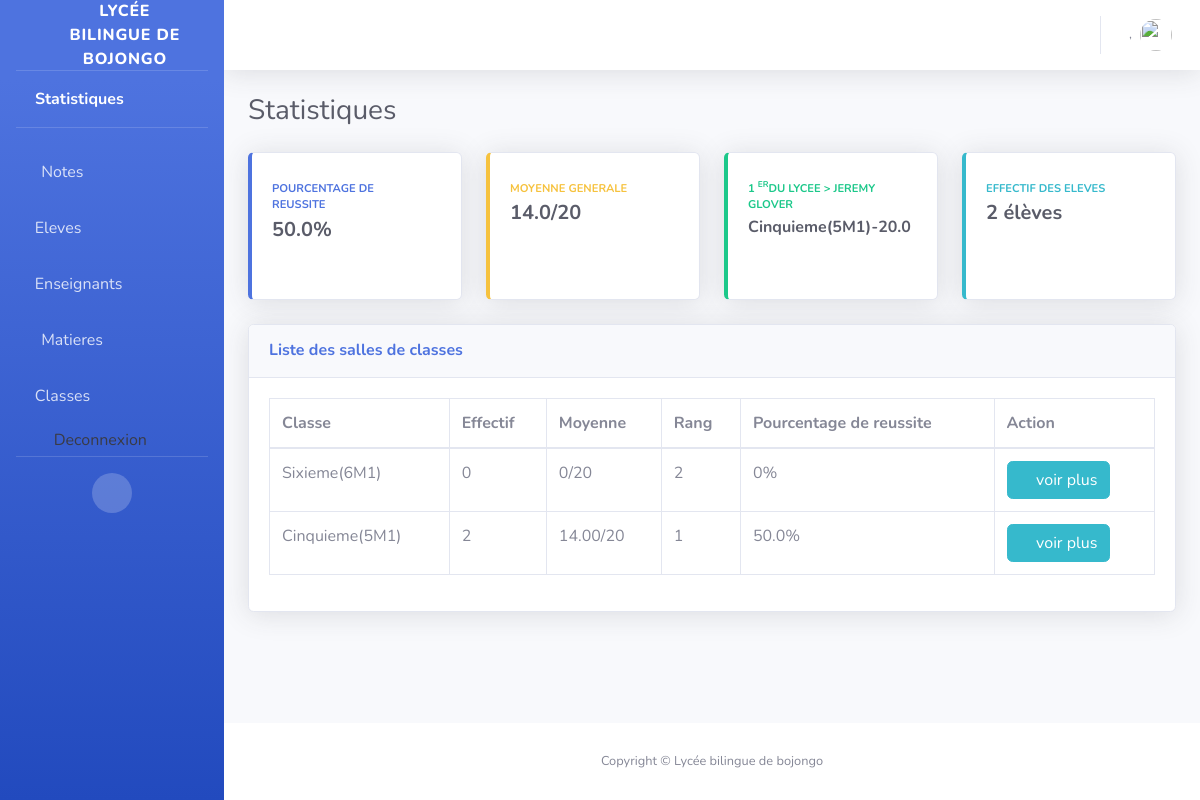
The page /bulletin/ on the database as committed earlier.
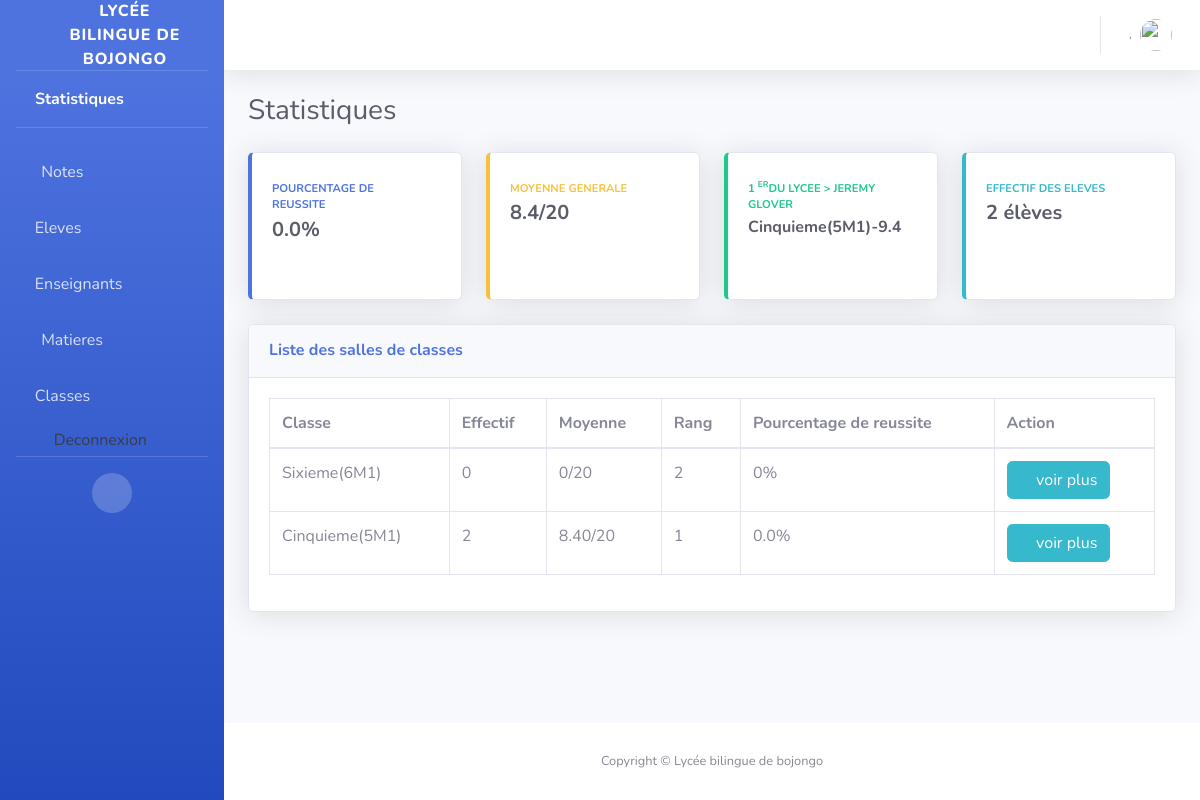
The same page on the database as committed later.
### admin_site/models.py (models this page shows, shortened)
class Eleve(models.Model):
    user = models.OneToOneField(CustomUser, on_delete=models.CASCADE, related_name="eleve_profile")
    classe = models.ForeignKey(Classe, on_delete=models.CASCADE, related_name="eleves")
    date_naissance = models.DateField(blank=True, null=True)
    lieu_naissance = models.CharField(max_length=255, default='douala')
    nom_pere = models.CharField(max_length=255)
    nom_mere = models.CharField(max_length=255)
    email_parent = models.EmailField()
    phone_parent = models.CharField(max_length=200)
    password=models.CharField(max_length=200)
    sexe = models.CharField(max_length=50, choices=[
        ("Masculin", "Masculin"),
        ("Feminin", "Feminin"),
    ], default="Feminin")
    @property
    def moyenne(self):
        type_sequence=1
        notes = self.notes.filter(
            evaluation__type_evaluation=type_sequence
        ).select_related('evaluation__matiere')
        if not notes.exists():
            return 0
        total = Decimal('0')
        total_coef = 0
        total = sum([float(note.note) * note.evaluation.matiere.coefficient for note in notes])
        total_coef = sum([note.evaluation.matiere.coefficient for note in notes])
        if total_coef == 0:
            return 0
        return round(total / total_coef, 2)

class Note(models.Model):
    evaluation = models.ForeignKey(Evaluation, on_delete=models.CASCADE, related_name="notes")
    note = models.DecimalField(max_digits=5, decimal_places=2)
    eleve = models.ForeignKey(Eleve, on_delete=models.CASCADE, related_name="notes")

class Evaluation(models.Model):
    matiere = models.ForeignKey(Matiere, on_delete=models.CASCADE, related_name="evaluations")
    classe = models.ForeignKey(Classe, on_delete=models.CASCADE, related_name="evaluations")
    type_evaluation = models.CharField(max_length=50, choices=[
        ("1", "Sequence 1"),
        ("2", "Sequence 2"),
    ])
    date = models.DateField(auto_now_add=True)
    class Meta:
        unique_together = ('classe', 'matiere', 'type_evaluation')

class Matiere(models.Model):
    nom = models.CharField(max_length=100)  # Ex: Mathématiques, Physique
    coefficient = models.PositiveIntegerField(default=1)
    enseignant = models.ForeignKey(Enseignant, on_delete=models.CASCADE, null=True, blank=True, related_name='enseignant_matiere')
    classe = models.ForeignKey(Classe, on_delete=models.CASCADE, null=True, blank=True)

class Classe(models.Model):
    libelle = models.CharField(max_length=255)
    code = models.CharField(max_length=255, unique=True)
    class Meta:
        unique_together = ('libelle', 'code')
    @property
    def eleve(self):
        return self.eleves.count()
    @property
    def moyenne_generale(self):
        eleves = self.eleves.all()
        if not eleves.exists():
            return 0
        total_moyennes = Decimal('0')
        nb_eleves = 0
        for eleve in eleves:
            moyenne = eleve.moyenne
            if moyenne > 0:  # Ne compter que les élèves qui ont des notes
                total_moyennes += Decimal(moyenne)
                nb_eleves += 1
        if nb_eleves == 0:
            return 0
        return round(total_moyennes / nb_eleves, 2)
    @property
    def pourcentage_reussite(self):
        seuil=10
        eleves = self.eleves.all()
        if not eleves.exists():
            return 0
        nb_eleves_avec_notes = 0
        nb_reussis = 0
        for eleve in eleves:
            moyenne = eleve.moyenne
            if moyenne > 0:  # Élève ayant au moins une note
                nb_eleves_avec_notes += 1
                if moyenne >= seuil:
                    nb_reussis += 1
        if nb_eleves_avec_notes == 0:
            return 0
        return round((nb_reussis / nb_eleves_avec_notes) * 100, 2)
    @property
    def rang(self):
        try:
            toutes_classes = Classe.objects.all()
            if not toutes_classes.exists():
                return None
            moyennes_classes = []
            for classe in toutes_classes:
                try:
                    moyenne = classe.moyenne_generale
                    moyenne = float(moyenne) if moyenne else 0
                except Exception:
                    moyenne = 0
                moyennes_classes.append({
                    'classe_id': classe.id,
                    'moyenne': moyenne
                })
            moyennes_classes.sort(key=lambda x: float(x['moyenne']), reverse=True)
            for i, item in enumerate(moyennes_classes, 1):
                if item['classe_id'] == self.id:
                    return i
            return None
        except Exception as e:
            print(f"Erreur dans le calcul du rang: {e}")
            return None
    def __str__(self):
        return f'{self.libelle}({self.code})'

### auth_app/models.py (models this page shows, shortened)
class CustomUser(AbstractUser):
    ROLE_CHOICES = (
        ("eleve", "Élève"),
        ("enseignant", "Enseignant"),
        ("admin", "Administrateur"),
    )
    role = models.CharField(max_length=20, choices=ROLE_CHOICES, default='eleve')
    matricule = models.CharField(max_length=50, unique=True)

### bulletin/views.py (the view)
# urls.py: path('',index, name='index'),
def index(request):
    eleves = Eleve.objects.select_related('classe', 'user').all()
    if not eleves.exists():
        return None
    meilleur_eleve = None
    meilleure_moyenne = 0
    for eleve in eleves:
        moyenne = eleve.moyenne
        if moyenne > meilleure_moyenne:
            meilleure_moyenne = moyenne
            meilleur_eleve = eleve
    """
    Calcule la moyenne générale de toutes les classes
    """
    classes = Classe.objects.all()
    if not classes.exists():
        return 0
    total_moyennes = Decimal('0')
    nb_classes = 0
    for classe in classes:
        moyenne = classe.moyenne_generale
        if moyenne > 0:
            total_moyennes += Decimal(str(moyenne))
            nb_classes += 1
    if nb_classes == 0:
        return 0
    moyenne_generale= round(float(total_moyennes) / nb_classes, 2)
    """
    Calcule le pourcentage de réussite du lycée
    seuil: note minimale pour considérer qu'un élève a réussi (par défaut 10/20)
    """
    eleves = Eleve.objects.all()
    if not eleves.exists():
        return 0
    nb_eleves_avec_notes = 0
    nb_eleves_reussis = 0
    for eleve in eleves:
        moyenne = eleve.moyenne
        if moyenne > 0:  # Élève ayant au moins une note
            nb_eleves_avec_notes += 1
            if moyenne >= 10:
                nb_eleves_reussis += 1
    if nb_eleves_avec_notes == 0:
        return 0
    pourcentage = round((nb_eleves_reussis / nb_eleves_avec_notes) * 100, 2)
    context = {
        'meilleur_eleve':meilleur_eleve,
        'eleve':Eleve.objects.count(),
        'enseignant':Enseignant.objects.count(),
        'classes':Classe.objects.all(),
        'moyenne_generale':moyenne_generale,
        'pourcentage':pourcentage
    }
    return render(request, 'classes.html', context)

### bulletin/templates/classes.html (shortened to what the changed rows need)
{% extends 'base.html' %}
{% block 'content' %}
<div class="d-sm-flex align-items-center justify-content-between mb-4">
    <h1 class="h3 mb-0 text-gray-800">Statistiques</h1>
</div>
<div class="row">
    <div class="col-xl-3 col-md-6 mb-4">
        <div class="card border-left-primary shadow h-100 py-2">
            <div class="card-body">
                <div class="row no-gutters align-items-center">
                    <div class="col mr-2">
                        <div class="text-xs font-weight-bold text-primary text-uppercase mb-1">
                            Pourcentage de reussite</div>
                        <div class="h5 mb-0 font-weight-bold text-gray-800">{{pourcentage}}%</div>
                    </div>
                </div>
            </div>
        </div>
    </div>
    <div class="col-xl-3 col-md-6 mb-4">
        <div class="card border-left-warning shadow h-100 py-2">
            <div class="card-body">
                <div class="row no-gutters align-items-center">
                    <div class="col mr-2">
                        <div class="text-xs font-weight-bold text-warning text-uppercase mb-1">
                            Moyenne generale</div>
                        <div class="h5 mb-0 font-weight-bold text-gray-800">{{moyenne_generale}}/20</div>
                    </div>
                </div>
            </div>
        </div>
    </div>
    <div class="col-xl-3 col-md-6 mb-4">
        <div class="card border-left-success shadow h-100 py-2">
            <div class="card-body">
                <div class="row no-gutters align-items-center">
                    <div class="col mr-2">
                        <div class="text-xs font-weight-bold text-success text-uppercase mb-1">
                            1 <sup>er</sup>du Lycee > {{meilleur_eleve.user.get_full_name}}</div>
                        <div class="h6 mb-0 font-weight-bold text-gray-800">{{meilleur_eleve.classe}}-{{meilleur_eleve.moyenne}}</div>
                    </div>
                </div>
            </div>
        </div>
    </div>
</div>
<div class="card shadow mb-4">
    <div class="card-body">
        <div class="table-responsive">
            <table class="table table-bordered" id="dataTable" width="100%" cellspacing="0">
                <thead>
                    <tr>
                        <th>Classe</th>
                        <th>Effectif</th>
                        <th>Moyenne</th>
                        <th>Rang</th>
                        <th>Pourcentage de reussite</th>
                        <th>Action</th>
                    </tr>
                </thead>
                <tbody>
                    {% for classe in classes %}
                    <tr>
                        <td>{{classe}}</td>
                        <td>{{classe.eleve}}</td>
                        <td>{{classe.moyenne_generale}}/20</td>
                        <td>{{classe.rang}}</td>
                        <td>{{classe.pourcentage_reussite}}%</td>
                        <td>
                            <a href="{% url 'moyenne_eleve' classe.id %}" class="btn btn-info"><i class="fa fa-eye"></i> voir plus</a>
                        </td>
                    </tr>
                    {% endfor %}
                </tbody>
            </table>
        </div>
    </div>
</div>
{% endblock %}

Rows that differ between the two databases and show on the page:
changed through a linked row, Eleve "Cinquieme(5M1)": moyenne "20.0" → "9.4"
changed through a linked row, Classe "Cinquieme(5M1)": moyenne_generale "14.00" → "8.40"; pourcentage_reussite "50.0" → "0.0"
Other text that changed with them:
{{ pourcentage }}: "50.0" → "0.0"
{{ moyenne_generale }}: "14.0" → "8.4"
